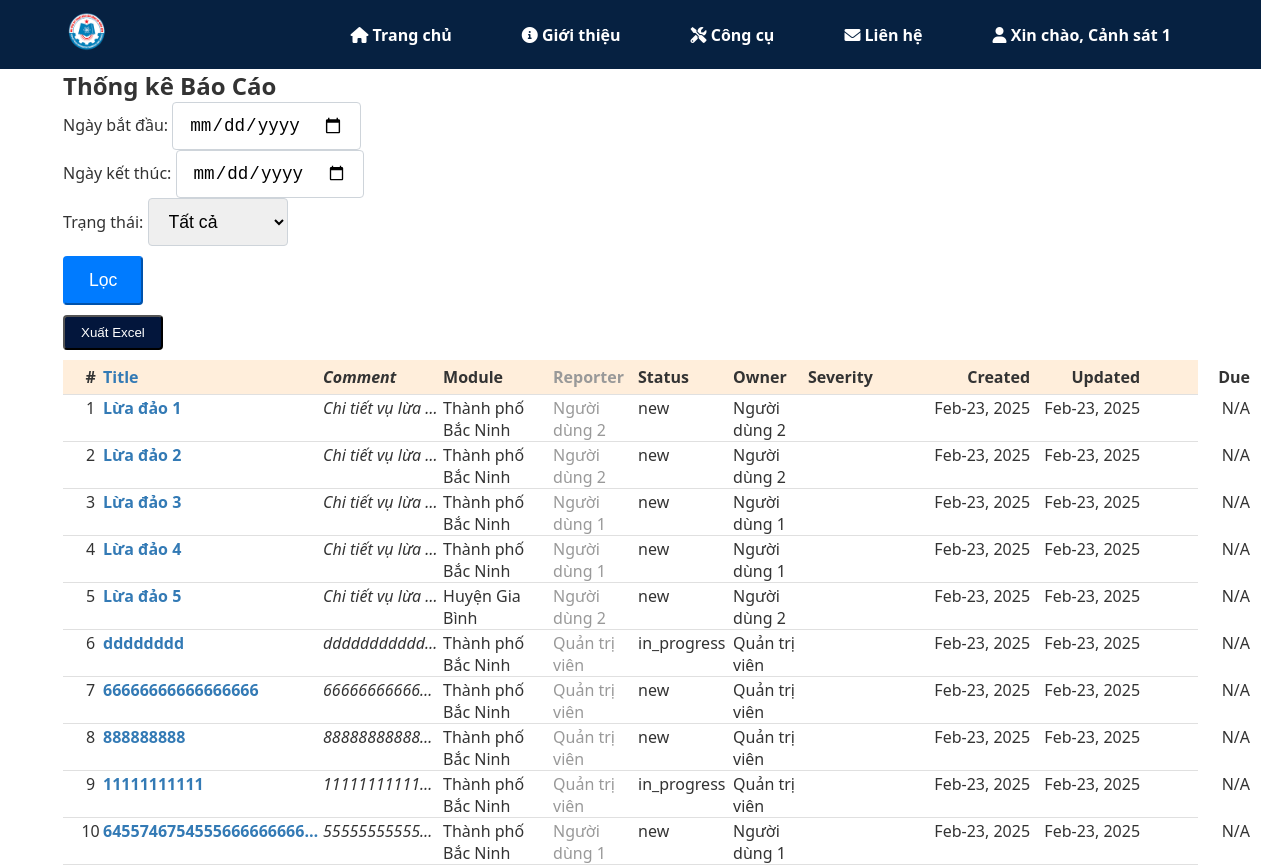
The app's page /reports/statistics (signed in), older data.
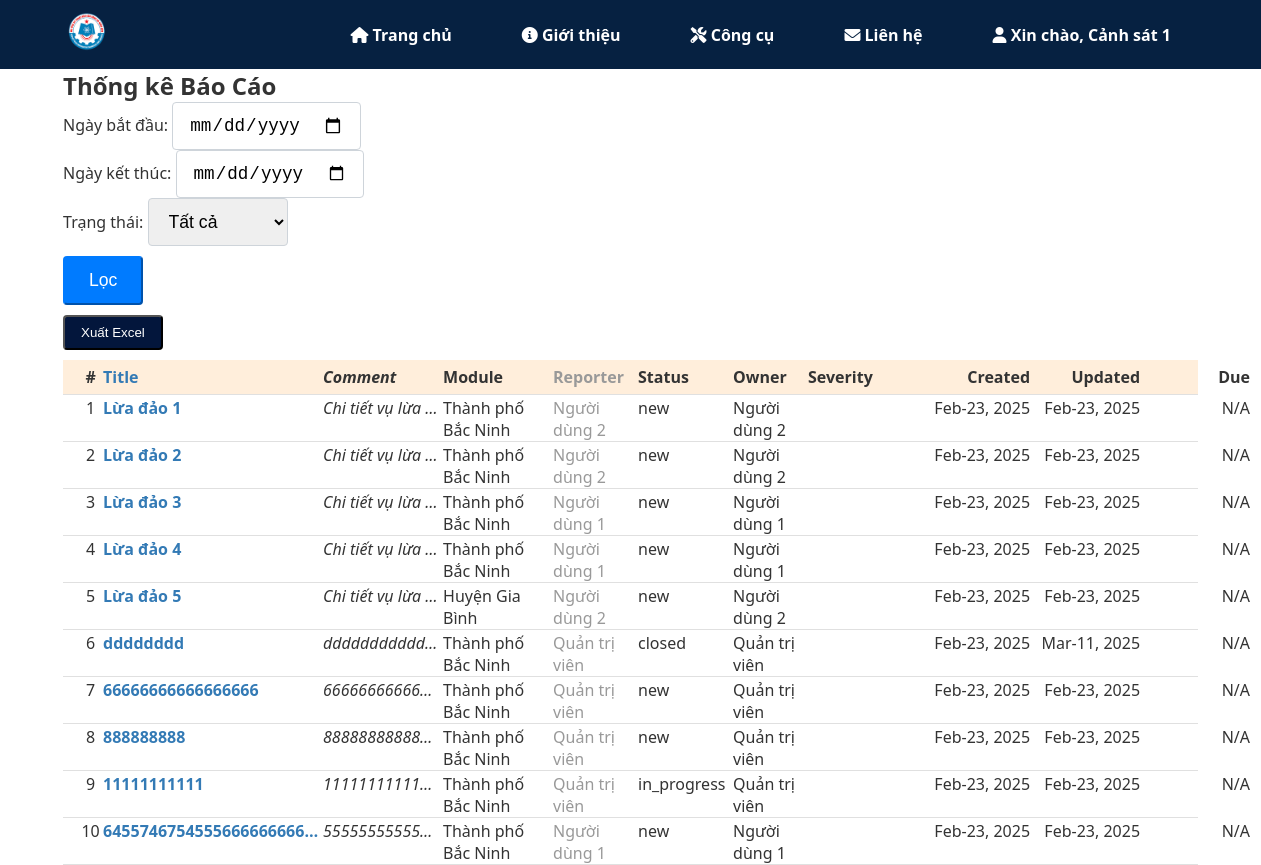
The same page, newer data.
### asrp/models.py (models this page shows, shortened)
class User(UserMixin, db.Model):
    __tablename__ = 'users'
    id = db.Column(db.Integer, primary_key=True)
    username = db.Column(db.String(64), index=True, unique=True)
    email = db.Column(db.String(120), index=True, unique=True)
    password_hash = db.Column(db.String(128))
    full_name = db.Column(db.String(150), nullable=False)
    phone_number = db.Column(db.String(20), nullable=False)
    role = db.Column(
        db.Enum('user', 'police_officer', 'admin'),
        default='user',
        nullable=False
    )
    unit_id = db.Column(db.Integer, db.ForeignKey('units.id'), nullable=True)
    date_joined = db.Column(db.DateTime, default=datetime.utcnow, nullable=False)
    is_active = db.Column(db.Boolean, default=True, nullable=False)
    personal_photo = db.Column(db.String(200), nullable=True)
    id_card_photo = db.Column(db.String(200), nullable=True)
    additional_info = db.Column(db.Text, nullable=True)
    verification_status = db.Column(
        db.Enum('pending', 'verified', 'rejected'),
        default='pending',
        nullable=False
    )
    reports = relationship('Report', foreign_keys='Report.user_id', back_populates='user')
    unit = db.relationship('Unit', backref='members', lazy='joined')
    authored_contents = db.relationship('Content', backref='author', lazy='dynamic')

class Report(db.Model):
    __tablename__ = 'reports'
    id = db.Column(db.Integer, primary_key=True)
    user_id = db.Column(db.Integer, db.ForeignKey('users.id'), nullable=False)
    area_id = db.Column(db.Integer, db.ForeignKey('areas.id'), nullable=False)
    title = db.Column(db.String(200), nullable=False)
    description = db.Column(db.Text, nullable=False)
    latitude = db.Column(db.Float, nullable=True)
    longitude = db.Column(db.Float, nullable=True)
    date_submitted = db.Column(db.DateTime, default=datetime.utcnow, nullable=False)
    status = db.Column(
        db.Enum('new', 'in_progress', 'closed', 'resolved'),
        default='new',
        nullable=False
    )
    assigned_officer_id = db.Column(db.Integer, db.ForeignKey('users.id'), nullable=True)
    created_at = db.Column(db.DateTime, default=datetime.utcnow, nullable=False)
    updated_at = db.Column(
        db.DateTime,
        default=datetime.utcnow,
        onupdate=datetime.utcnow,
        nullable=False
    )
    user = relationship('User', foreign_keys=[user_id], back_populates='reports')
    assigned_officer = db.relationship('User', foreign_keys=[assigned_officer_id])
    area = db.relationship(
        'Area',
        backref='reports',
        lazy='joined'
    )
    attachments = db.relationship('Attachment', backref='report', lazy='select')

class Area(db.Model):
    __tablename__ = 'areas'
    id = db.Column(db.Integer, primary_key=True)
    name = db.Column(db.String(150), nullable=False)
    description = db.Column(db.Text, nullable=True)

### asrp/blueprints/report/routes.py (the view, shortened to what this page needs)
@report_bp.route('/statistics', methods=['GET', 'POST'])
@login_required
def report_statistics():
    query = Report.query
    reports = query.all()
    total_reports = len(reports)
    reports_by_status = db.session.query(Report.status, func.count(Report.id)).group_by(Report.status).all()
    return render_template('report/statistics.html', reports=reports, total_reports=total_reports, reports_by_status=reports_by_status)

### asrp/templates/report/statistics.html (shortened to what this page needs)
{% extends "base.html" %}
{% block content %}
<div class="container mt-5">
    <h2 class="text-center mb-4">Thống kê Báo Cáo</h2>
    <form method="POST" action="{{ url_for('report.report_statistics') }}" class="mb-4">
        <div class="row justify-content-center">
            <div class="col-md-3">
                <div class="form-group">
                    <label for="start_date">Ngày bắt đầu:</label>
                    <input type="date" name="start_date" class="form-control styled-input">
                </div>
            </div>
            <div class="col-md-3">
                <div class="form-group">
                    <label for="end_date">Ngày kết thúc:</label>
                    <input type="date" name="end_date" class="form-control styled-input">
                </div>
            </div>
            <div class="col-md-3">
                <div class="form-group">
                    <label for="status">Trạng thái:</label>
                    <select name="status" class="form-control styled-input">
                        <option value="">Tất cả</option>
                    </select>
                </div>
            </div>
        </div>
        <div class="text-center">
            <button type="submit" class="btn btn-primary">Lọc</button>
        </div>
    </form>
    <div class="text-center mb-4">
        <form method="POST" action="{{ url_for('report.export_reports') }}">
            <button type="submit" class="btn btn-success">Xuất Excel</button>
        </form>
    </div>
    <div class="container-fluid statistics-table" style="margin-top: 10px">
        <div class="table-row header">
            <div class="column index">#</div>
            <div class="wrapper attributes">
                <div class="wrapper title-comment-module-reporter">
                    <div class="wrapper title-comment">
                        <div class="column title">Title</div>
                        <div class="column comment">Comment</div>
                    </div>
                    <div class="wrapper module-reporter">
                        <div class="column module">Module</div>
                        <div class="column reporter">Reporter</div>
                    </div>
                </div>
                <div class="wrapper status-owner-severity">
                    <div class="wrapper status-owner">
                        <div class="column status">Status</div>
                        <div class="column owner">Owner</div>
                    </div>
                    <div class="column severity">Severity</div>
                </div>
            </div>
            <div class="wrapper icons">
                <div title="Watch" class="column watch">
                </div>
                <div title="Add comment" class="column add-comment">
                </div>
            </div>
            <div class="wrapper dates">
                <div class="column date">Created</div>
                <div class="column date">Updated</div>
                <div class="column date">Due</div>
            </div>
        </div>
        {% for report in reports %}
        <div class="table-row">
            <div class="column index">{{ loop.index }}</div>
            <div class="wrapper attributes">
                <div class="wrapper title-comment-module-reporter">
                    <div class="wrapper title-comment">
                        <div class="column title">{{ report.title }}</div>
                        <div class="column comment">{{ report.description }}</div>
                    </div>
                    <div class="wrapper module-reporter">
                        <div class="column module">{{ report.area.name }}</div>
                        <div class="column reporter">{{ report.user.full_name }}</div>
                    </div>
                </div>
                <div class="wrapper status-owner-severity">
                    <div class="wrapper status-owner">
                        <div class="column status"><span class="label label-primary">{{ report.status }}</span></div>
                        <div class="column owner">{{ report.user.full_name }}</div>
                    </div>
                    <div class="column severity">{{ report.severity }}</div>
                </div>
            </div>
            <div class="wrapper icons">
                <div class="column watch"></div>
                <div class="column add-comment"></div>
            </div>
            <div class="wrapper dates">
                <div class="column date">{{ report.date_submitted.strftime('%b-%d, %Y') }}</div>
                <div class="column date">{{ report.updated_at.strftime('%b-%d, %Y') }}</div>
                <div class="column date">{{ report.due_date.strftime('%b-%d, %Y') if report.due_date else 'N/A' }}</div>
            </div>
        </div>
        {% endfor %}
    </div>
</div>
{% endblock %}

### asrp/templates/base.html (shortened to what this page needs)
<!DOCTYPE html>
<html lang="vi">
<head>
  <link rel="stylesheet" href="https://cdnjs.cloudflare.com/ajax/libs/font-awesome/6.0.0/css/all.min.css" />
  <link rel="stylesheet" href="{{ url_for('static', filename='css/main.css') }}">
  <link rel="stylesheet" href="https://cdn.jsdelivr.net/npm/sweetalert2@11/dist/sweetalert2.min.css">
  <link rel="stylesheet" href="{{ url_for('static', filename='css/check_info.css') }}">
</head>
<body>
  <header class="header">
    <div class="container header-container">
      <div class="logo">
        <a href="{{ url_for('main.index') }}">
          <img src="{{ url_for('static', filename='images/logo.png') }}" alt="Logo" class="logo-img" />
        </a>
      </div>
      <nav class="navbar">
        <ul>
          <li>
            <a href="{{ url_for('main.index') }}">
              <i class="fas fa-home"></i>  Trang chủ
            </a>
          </li>
          <li>
            <a href="#">
              <i class="fas fa-info-circle"></i>  Giới thiệu
            </a>
          </li>
          <li>
            <a href="#">
              <i class="fas fa-tools"></i>  Công cụ
            </a>
          </li>
          <li>
            <a href="#">
              <i class="fas fa-envelope"></i>  Liên hệ
            </a>
          </li>
          {% if current_user.is_authenticated %}
            <li class="dropdown">
              <a href="#" class="dropdown-toggle">
                <i class="fas fa-user"></i>  Xin chào, {{ current_user.full_name }}
              </a>
            </li>
          {% endif %}
        </ul>
      </nav>
    </div>
  </header>
  {% block content %}{% endblock %}
</body>
</html>

### asrp/static/css/main.css (style rules this page uses)
* { margin: 0; padding: 0; box-sizing: border-box; }
html, body { height: 100%; margin: 0; display: flex; flex-direction: column; }
body { font-family: system-ui, -apple-system, BlinkMacSystemFont, "Segoe UI", Roboto, Oxygen, Ubuntu, Cantarell, "Open Sans", "Helvetica Neue", sans-serif; color: #333; background-color: #FFFFFF; flex: 1; }
.container { max-width: 1200px; margin: 0 auto; width: 90%; }
.header { background-color: #062141; padding: 0.75rem 0; position: -webkit-sticky; position: sticky; top: 0; z-index: 1000; }
.header-container { display: flex; align-items: center; justify-content: space-between; }
.header .navbar ul { display: flex; list-style: none; margin: 0; padding: 0; }
.header .navbar ul li { margin: 0 15px; position: relative; }
.header .navbar ul li a { text-decoration: none; color: #fff; font-weight: bold; transition: color 0.3s; }
.logo-img { height: 40px; }
.navbar ul { list-style: none; display: flex; gap: 1rem; }
.navbar ul li a { text-decoration: none; color: #fff; font-weight: 500; padding: 0.5rem 0.75rem; transition: background-color 0.3s; }
.btn { display: inline-block; background-color: #03163c; color: #fff; text-decoration: none; padding: 0.5rem 1rem; border-radius: 4px; transition: background-color 0.3s; }
.btn-primary, .btn-success { margin-top: 10px; }
.statistics-table .table-row { display: flex; flex-direction: row; flex-wrap: no-wrap; width: 100%; padding-left: 15px; padding-right: 15px; border-bottom: 1px solid #e0e0e0; padding-top: 2px; }
.statistics-table .table-row.header { background-color: #FFEEDB; font-weight: bold; padding-top: 6px; padding-bottom: 6px; }
.statistics-table .wrapper { display: flex; flex-direction: row; }
.statistics-table .column { flex-grow: 0; flex-shrink: 0; vertical-align: top; }
.statistics-table .index { width: 25px; text-align: center; }
.statistics-table .title { width: 220px; font-weight: bold; color: #337AB5; }
.statistics-table .comment { width: 120px; font-style: italic; }
.statistics-table .module { width: 110px; }
.statistics-table .reporter { width: 85px; color: #999999; }
.statistics-table .status { width: 95px; }
.statistics-table .owner { width: 75px; }
.statistics-table .severity { width: 80px; }
.statistics-table .watch, .statistics-table .add-comment { width: 18px; }
.statistics-table .date { width: 110px; text-align: right; padding-right: 4px; }
.statistics-table .title, .statistics-table .comment { flex-grow: 1; overflow: hidden; white-space: nowrap; text-overflow: ellipsis; padding-right: 4px; }
.styled-input { border: 1px solid #ced4da; border-radius: 4px; padding: 0.375rem 0.75rem; transition: border-color 0.15s ease-in-out, box-shadow 0.15s ease-in-out; }
.form-control { border-radius: 4px; padding: 0.5rem; border: 1px solid #ced4da; transition: border-color 0.15s ease-in-out, box-shadow 0.15s ease-in-out; }
.btn-primary { background-color: #007bff; border-color: #007bff; transition: background-color 0.15s ease-in-out, border-color 0.15s ease-in-out; }
.styled-input { border: 1px solid #ced4da; border-radius: 4px; padding: 0.75rem 1rem; font-size: 1.1rem; transition: border-color 0.15s ease-in-out, box-shadow 0.15s ease-in-out; }
.btn-primary { background-color: #007bff; border-color: #007bff; transition: background-color 0.15s ease-in-out, border-color 0.15s ease-in-out; font-size: 1.1rem; padding: 0.75rem 1.5rem; }

Row changes from the older to the newer data that the page shows:
changed Report "dddddddd": status "in_progress" → "closed"; updated_at "Feb-23, 2025" → "Mar-11, 2025"
